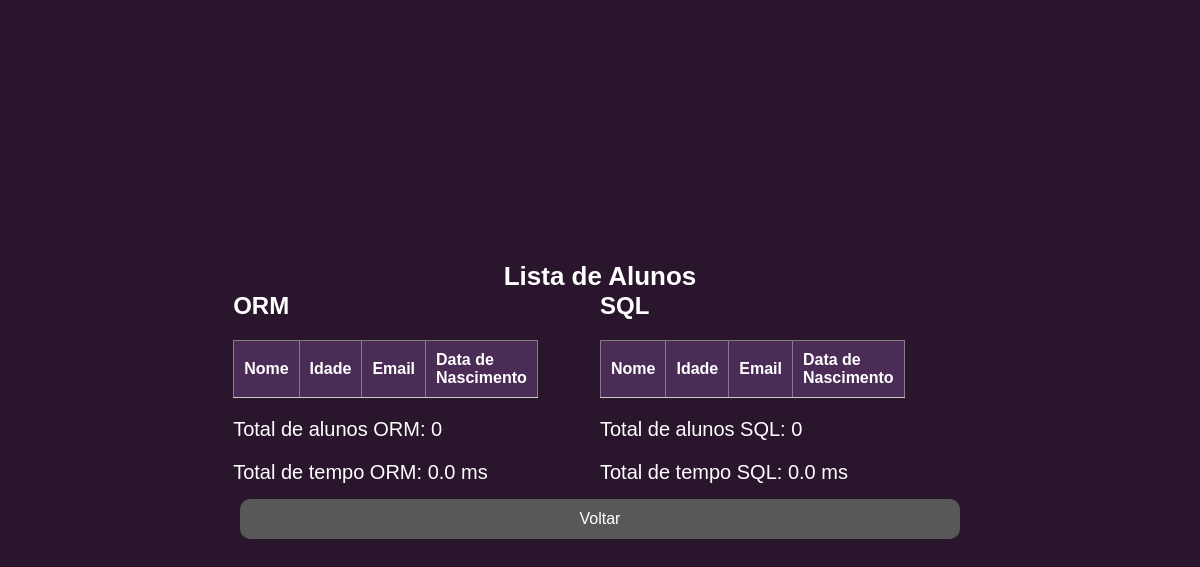
Before: /aula/buscar_alunos/ with the older database file.
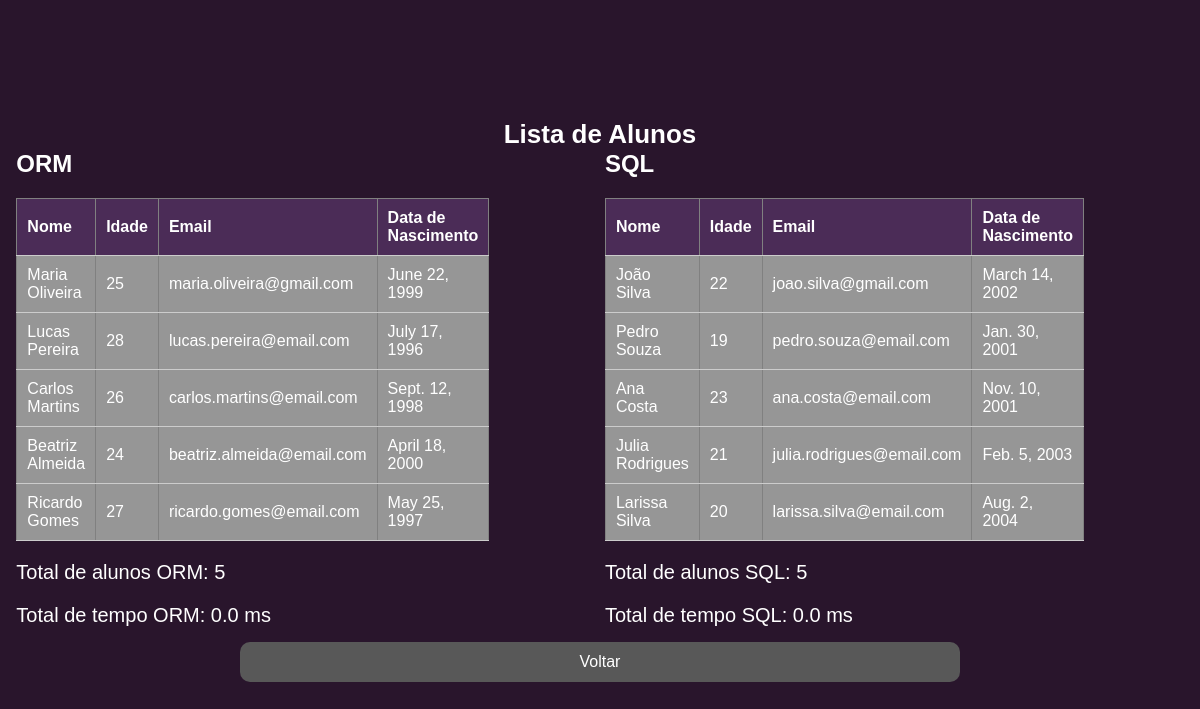
After: the same page with the newer database file.
### aula/models.py (models this page shows, shortened)
class Aluno(models.Model):
    nome = models.CharField(max_length=100)
    idade = models.IntegerField()
    email = models.EmailField(unique=True)
    data_de_nascimento = models.DateField()
    data_de_criacao = models.DateTimeField(auto_now_add=True)

### aula/views.py (the view)
# urls.py: path('buscar_alunos/', views.BuscarAlunos, name='buscar_alunos'),
def BuscarAlunos(request):
    comecoORM = time.time()
    alunos_orm = Aluno.objects.filter(idade__gt=23)
    alunos_orm_total = Aluno.objects.filter(idade__gt=23).count()
    finalORM = time.time()
    comecoSQL = time.time()
    with connection.cursor() as cursor:
        cursor.execute("SELECT id, nome, idade, email, data_de_nascimento FROM aula_aluno WHERE idade <= 23")
        alunos_sql = [
            {
                "id": row[0],
                "nome": row[1],
                "idade": row[2],
                "email": row[3],
                "data_de_nascimento": row[4],
            }
            for row in cursor.fetchall()
        ]
        cursor.execute("SELECT COUNT(*) FROM aula_aluno WHERE idade <= 23")
        alunos_sql_total = cursor.fetchone()[0]
    finalSQL= time.time()
    context = {
        'alunos_orm': alunos_orm,
        'alunos_orm_total':alunos_orm_total,
        'tempoORM': finalORM- comecoORM,
        'alunos_sql': alunos_sql,
        'alunos_sql_total': alunos_sql_total,
        'tempoSQL': finalSQL- comecoSQL,
    }
    return render(request, 'aula/buscar_alunos.html', context)

### aula/templates/aula/buscar_alunos.html (shortened to what this page needs)
{% load static %}
<!DOCTYPE html>
<html lang="pt-br">
<head>
    <link rel="stylesheet" href="{% static 'css/alunos.css' %}">
</head>
<body>
    <div class="alunos-wrapper">
        <h1 class="title">Lista de Alunos</h1>
        <div class="table-wrapper">
            <div>
                <h2>ORM</h2>
                <table border="1">
                    <thead>
                        <tr>
                            <th>Nome</th>
                            <th>Idade</th>
                            <th>Email</th>
                            <th>Data de Nascimento</th>
                        </tr>
                    </thead>
                    <tbody>
                        {% for aluno_orm in alunos_orm %}
                        <tr>
                            <td>{{ aluno_orm.nome }}</td>
                            <td>{{ aluno_orm.idade }}</td>
                            <td>{{ aluno_orm.email }}</td>
                            <td>{{ aluno_orm.data_de_nascimento }}</td>
                        </tr>
                        {% endfor %}
                    </tbody>
                </table>
                <p>Total de alunos ORM: {{alunos_orm_total}}</p>
                <p>Total de tempo ORM: {{tempoORM}} ms</p>
            </div>
            <div>
                <h2>SQL</h2>
                <table border="1">
                    <thead>
                        <tr>
                            <th>Nome</th>
                            <th>Idade</th>
                            <th>Email</th>
                            <th>Data de Nascimento</th>
                        </tr>
                    </thead>
                    <tbody>
                        {% for aluno_sql in alunos_sql %}
                        <tr>
                            <td>{{ aluno_sql.nome }}</td>
                            <td>{{ aluno_sql.idade }}</td>
                            <td>{{ aluno_sql.email }}</td>
                            <td>{{ aluno_sql.data_de_nascimento }}</td>
                        </tr>
                        {% endfor %}
                    </tbody>
                </table>
                <p>Total de alunos SQL: {{alunos_sql_total}}</p>
                <p>Total de tempo SQL: {{tempoSQL}} ms</p>
            </div>
        </div>
        <a href="{% url 'home' %}" class="link">
            <button class="botao">Voltar</button>
        </a>
        </div>
</body>
</html>

Changed rows visible on the page:
added Aluno: nome "Maria Oliveira", idade "25", email "maria.oliveira@gmail.com", data_de_nascimento "June 22, 1999"
added Aluno: nome "Lucas Pereira", idade "28", email "lucas.pereira@email.com", data_de_nascimento "July 17, 1996"
added Aluno: nome "Carlos Martins", idade "26", email "carlos.martins@email.com", data_de_nascimento "Sept. 12, 1998"
added Aluno: nome "Beatriz Almeida", idade "24", email "beatriz.almeida@email.com", data_de_nascimento "April 18, 2000"
added Aluno: nome "Ricardo Gomes", idade "27", email "ricardo.gomes@email.com", data_de_nascimento "May 25, 1997"
Other visible differences:
{{ alunos_orm_total }}: "0" → "5"
{{ alunos_sql_total }}: "0" → "5"
new list line: "João Silva 22 joao.silva@gmail.com March 14, 2002"
new list line: "Pedro Souza 19 pedro.souza@email.com Jan. 30, 2001"
new list line: "Ana Costa 23 ana.costa@email.com Nov. 10, 2001"
new list line: "Julia Rodrigues 21 julia.rodrigues@email.com Feb. 5, 2003"
new list line: "Larissa Silva 20 larissa.silva@email.com Aug. 2, 2004"
